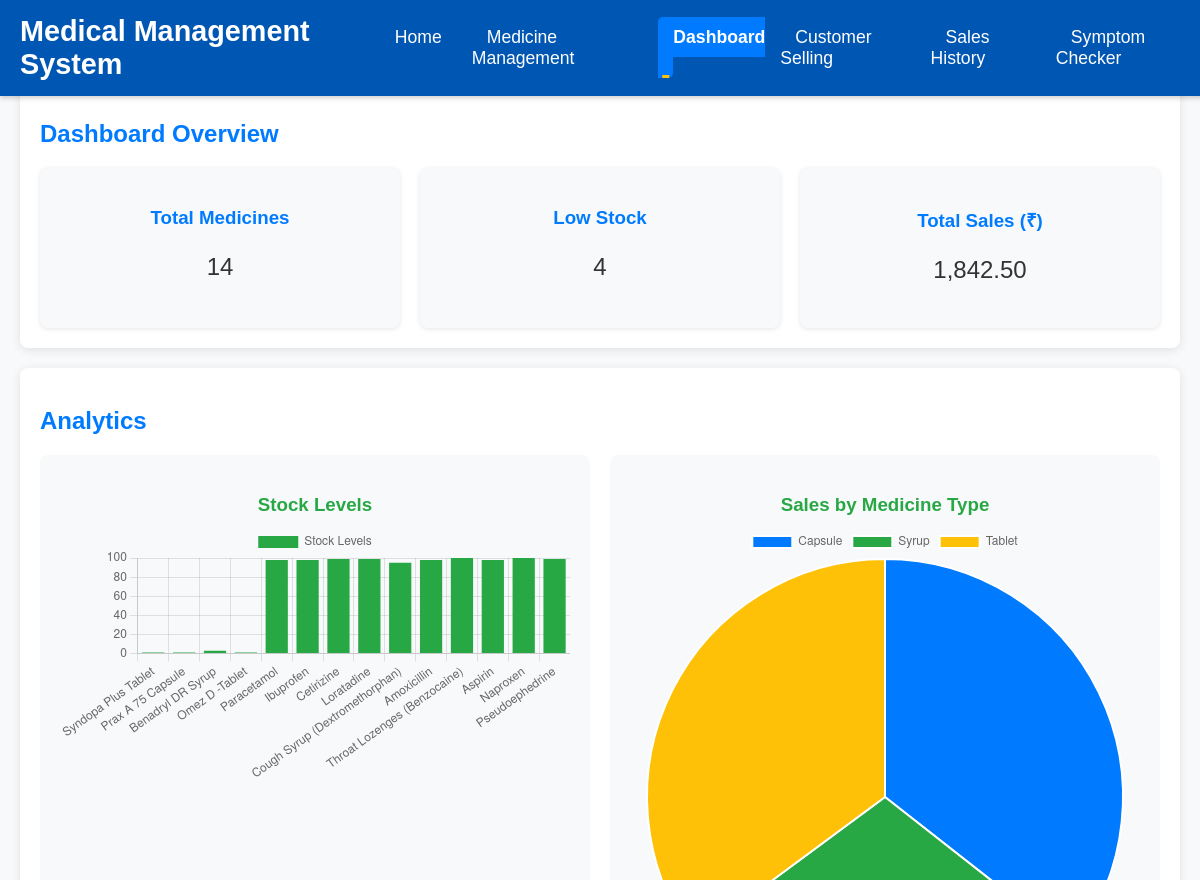
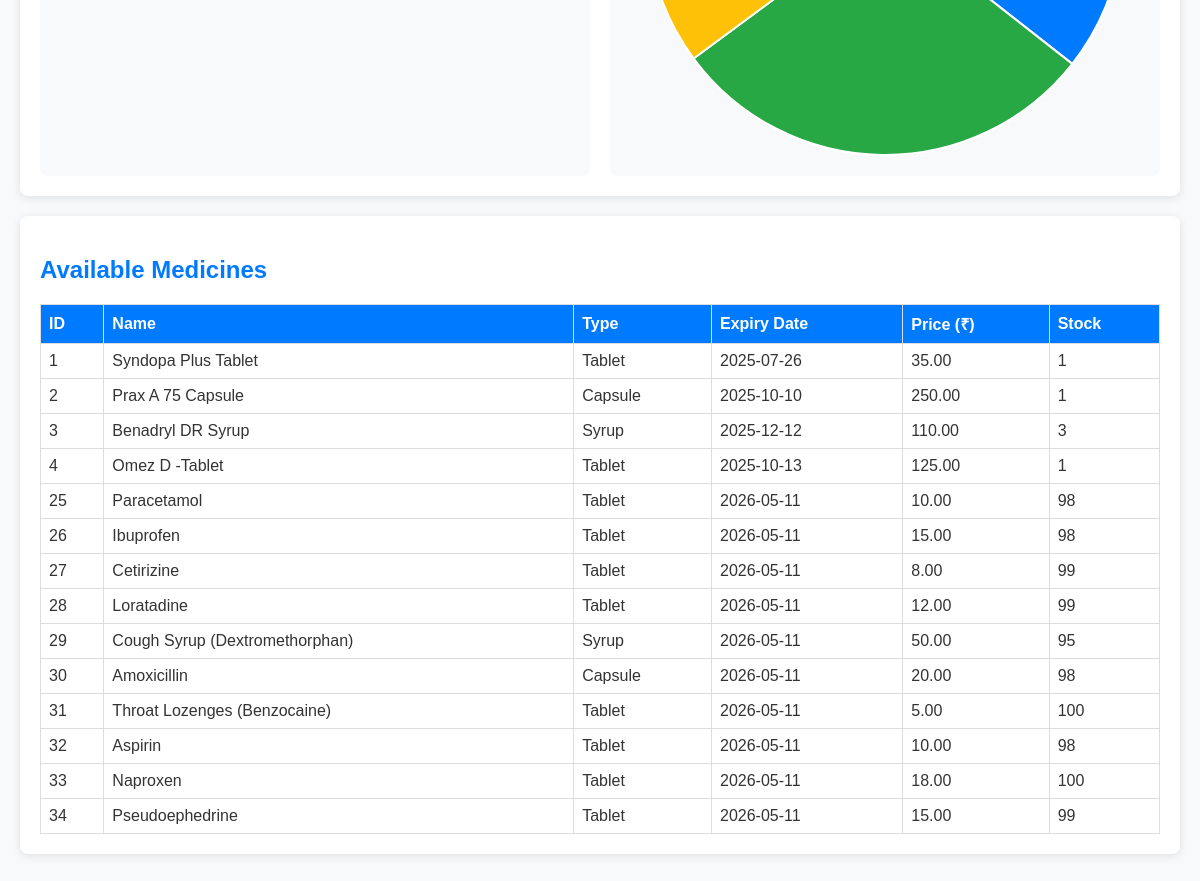
Page /dashboard.php on the committed database (2 pictures, top to bottom).
### tables this page shows
CREATE TABLE `medicines` (
  `id` int(11) NOT NULL,
  `name` varchar(100) NOT NULL,
  `type` varchar(50) NOT NULL,
  `expiry_date` date NOT NULL,
  `price` decimal(10,2) NOT NULL,
  `stock` int(11) NOT NULL
);

### php/view_medicines_dashboard.php (the view, shortened to what this page needs)
<?php
include 'config.php';
$sql = "SELECT * FROM medicines";
$result = $conn->query($sql);
if ($result === false) {
    echo "<tr><td colspan='6'>Error executing query: " . $conn->error . "</td></tr>";
} elseif ($result->num_rows > 0) {
    while ($row = $result->fetch_assoc()) {
        echo "<tr>";
        echo "<td>" . htmlspecialchars($row['id']) . "</td>";
        echo "<td>" . htmlspecialchars($row['name']) . "</td>";
        echo "<td>" . htmlspecialchars($row['type']) . "</td>";
        echo "<td>" . htmlspecialchars($row['expiry_date']) . "</td>";
        echo "<td>" . htmlspecialchars($row['price']) . "</td>";
        echo "<td>" . htmlspecialchars($row['stock']) . "</td>";
        echo "</tr>";
    }
} else {
    echo "<tr><td colspan='6'>No medicines found.</td></tr>";
}
?>

### css/style.css (style rules this page uses)
body { font-family: Arial, sans-serif; background-color: #F8F9FA; color: #333; margin: 0; padding: 20px; padding-top: 80px; }
th, td { border: 1px solid #ddd; padding: 8px; text-align: left; }

### rows in the picture
medicines: id "1", name "Syndopa Plus Tablet", type "Tablet", expiry_date "2025-07-26", price "35.00", stock "1"
medicines: id "2", name "Prax A 75 Capsule", type "Capsule", expiry_date "2025-10-10", price "250.00", stock "1"
medicines: id "3", name "Benadryl DR Syrup", type "Syrup", expiry_date "2025-12-12", price "110.00", stock "3"
medicines: id "4", name "Omez D -Tablet", type "Tablet", expiry_date "2025-10-13", price "125.00", stock "1"
medicines: id "25", name "Paracetamol", type "Tablet", expiry_date "2026-05-11", price "10.00", stock "98"
medicines: id "26", name "Ibuprofen", type "Tablet", expiry_date "2026-05-11", price "15.00", stock "98"
medicines: id "27", name "Cetirizine", type "Tablet", expiry_date "2026-05-11", price "8.00", stock "99"
medicines: id "28", name "Loratadine", type "Tablet", expiry_date "2026-05-11", price "12.00", stock "99"
medicines: id "29", name "Cough Syrup (Dextromethorphan)", type "Syrup", expiry_date "2026-05-11", price "50.00", stock "95"
medicines: id "30", name "Amoxicillin", type "Capsule", expiry_date "2026-05-11", price "20.00", stock "98"
medicines: id "31", name "Throat Lozenges (Benzocaine)", type "Tablet", expiry_date "2026-05-11", price "5.00", stock "100"
medicines: id "32", name "Aspirin", type "Tablet", expiry_date "2026-05-11", price "10.00", stock "98"
medicines: id "33", name "Naproxen", type "Tablet", expiry_date "2026-05-11", price "18.00", stock "100"
medicines: id "34", name "Pseudoephedrine", type "Tablet", expiry_date "2026-05-11", price "15.00", stock "99"

### other values in the picture
$total_medicines "14"
$low_stock "4"
$total_sales "1,842.50"
chart data {{ json_encode($stock_levels) }} ["1","1","3","1","98","98","99","99","95","98","100","98","100","99"]
chart data {{ json_encode($types) }} ["Capsule","Syrup","Tablet"]
chart data {{ json_encode($sales) }} ["790.00","650.00","780.00"]
